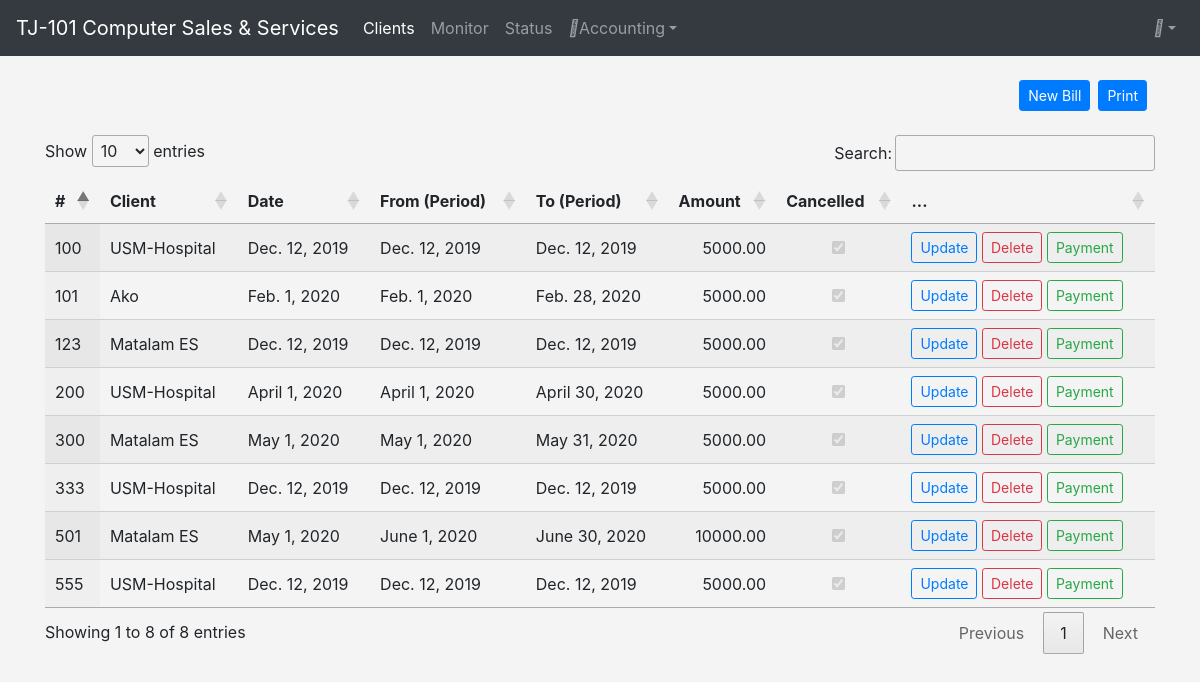
The app's page /collection/bills/, older data.
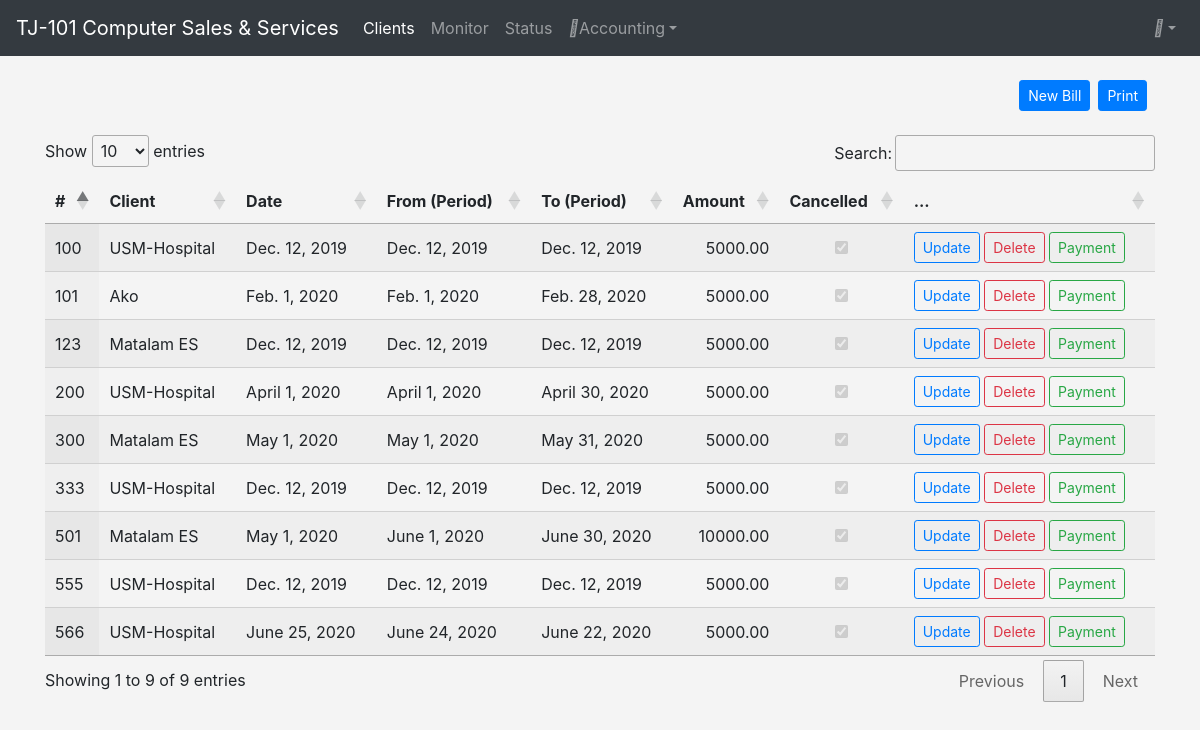
The same page, newer data.
### client/models.py (models this page shows, shortened)
class Bill(models.Model):
    bill_no = models.IntegerField()
    bill_date = models.DateField(auto_now=False)
    bill_period_01 = models.DateField(auto_now=False)
    bill_period_02 = models.DateField(auto_now=False)
    bill_amount = models.DecimalField(max_digits=15, decimal_places=2, default=0)
    bill_note  = models.CharField(max_length=254)
    bill_cancelled = models.BooleanField(default=False)
    client = models.ForeignKey(Client, on_delete=models.CASCADE, related_name='bills')
    updated_by = models.ForeignKey(User, on_delete=models.CASCADE, related_name='bill_users')
    class Meta:
        indexes = [models.Index(fields=['bill_date'])]
        ordering = ['-bill_date']
        verbose_name = 'billing'
        verbose_name_plural = 'billings'

class Client(models.Model):
    client_no       = models.CharField(max_length=50)
    client_name     = models.CharField(max_length=150)
    client_address  = models.CharField(max_length=200)
    client_email    = models.CharField(max_length=100)
    client_registered = models.DateField(auto_now_add=False)
    client_active   = models.BooleanField(default=False)
    client_ip       = models.CharField(default="", max_length=20)
    client_contact  = models.CharField(default="", max_length=50)
    client_contact_person = models.CharField(default="", max_length=100)
    class Meta:
        indexes = [models.Index(fields=['client_name', 'client_no'])]
        ordering = ('client_name', 'client_no')
        verbose_name = 'client'
        verbose_name_plural = 'clients'
    def __str__(self):
        return  self.client_name

### collection/views.py (the view)
# urls.py: path('bills/', views.bills, name='bills'),
def bills(request):
    bills = Bill.objects.all()
    return render(request, 'bills/bills.html', {'bills':bills})

### templates/bills/bills.html (shortened to what this page needs)
{% extends 'base/base.html' %}
{% load static %}
{% block content %}
    {% include 'base/navbar.html' %}
    <div class="container mt-4">
        <div class="row">
            <div class='col-12 float-right'>
                <button class='btn btn-sm btn-primary mx-2 float-right'>Print</button>
                <button class='btn btn-sm btn-primary float-right js-create-bills'
                    data-url="{% url 'collection:create_bill' %}">New Bill</button>
            </div>
        </div>
        <div class="row mt-4">
            <div class="col">
                <div class="table-responsive">
                <table class="display" id="tbl_bills" width="100%" cellspacing="0">
                    <thead class="thead-light">
                        <tr>
                            <th>#</th>
                            <th>Client</th>
                            <th>Date</th>
                            <th>From (Period)</th>
                            <th>To (Period)</th>
                            <th>Amount</th>
                            <th>Cancelled</th>
                            <th>...</th>
                        </tr>
                    </thead>
                    <tbody>
                        {% include 'bills/bills_list.html' %}
                    </tbody>
                </table>
            </div>
            </div>
        </div>
    </div>
{% endblock content %}

### templates/bills/bills_list.html (shortened to what this page needs)
{% for bill in bills %}
    <tr>
        <td>{{bill.bill_no}}</td>
        <td>{{bill.client}}</td>
        <td>{{bill.bill_date}}</td>
        <td>{{bill.bill_period_01}}</td>
        <td>{{bill.bill_period_02}}</td>
        <td class="dt-body-right">{{bill.bill_amount}}</td>
        <td class="dt-body-center custom-checkbox">{{bill.bill_cancelled}}</td>
        <td>
            <button class="btn btn-outline-primary btn-sm js-update-bill" data-url="{% url 'collection:update_bill' bill.pk %}">
                Update
            </button>
            <button type="button"
                class="btn btn-outline-danger btn-sm js-delete-bill"
                data-url="{% url 'collection:delete_bill' bill.pk %}">
                 Delete
            </button>
            <button type="button"
                class="btn btn-outline-success btn-sm js-payment-bill"
                data-url="{% url 'collection:payment_bill' bill.pk %}">
                 Payment
            </button>
        </td>
    </tr>
{% empty %}
    <tr>
        <td colspan="7" class="text-center bg-warning">No bills</td>
    </tr>
{% endfor %}

Row changes from the older to the newer data that the page shows:
added Bill: bill_no "566", client "USM-Hospital", bill_date "June 25, 2020", bill_period_01 "June 24, 2020", bill_period_02 "June 22, 2020", bill_amount "5000.00"
Text that changed along with them:
text written by a page script: "Show entries Search: Showing 1 to 8 of 8 entries Previous 1 Next" → "Show entries Search: Showing 1 to 9 of 9 entries Previous 1 Next"
